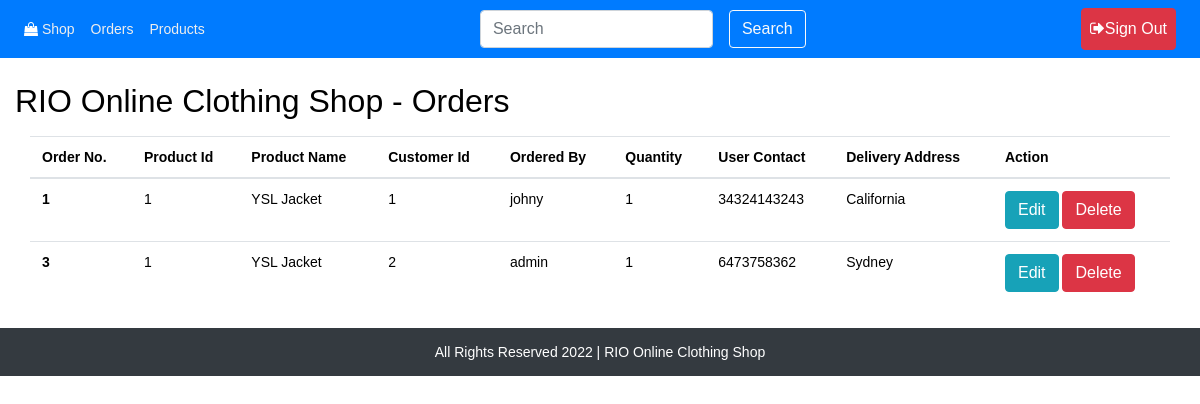
Page /components/order/view.php (signed in) on the committed database.
### tables this page shows
CREATE TABLE IF NOT EXISTS `orders` (
  `id` int(11) NOT NULL AUTO_INCREMENT,
  `p_id` int(8) NOT NULL,
  `p_name` varchar(64) NOT NULL,
  `u_id` int(8) NOT NULL,
  `u_name` varchar(64) NOT NULL,
  `quantity` int(8) NOT NULL,
  `u_address` varchar(64) NOT NULL,
  `u_contact` varchar(16) NOT NULL,
  PRIMARY KEY (`id`),
  KEY `p_id` (`p_id`),
  KEY `u_id` (`u_id`),
  KEY `p_name` (`p_name`),
  KEY `u_name` (`u_name`)
);

### components/order/view.php (the view, shortened to what this page needs)
<?php
$path = $_SERVER['DOCUMENT_ROOT'];
$path .= "/ecom/";
require_once($path . 'connect.php');
if (isset($_SESSION['loggedin']) && $_SESSION['loggedin'] == true && $_SESSION['role'] == 'admin') {
	$ReadSql = "SELECT * FROM `orders`";
}else {
	$u_id = $_SESSION['id'];
	$ReadSql = "SELECT * FROM `orders` WHERE u_id='$u_id'";
}
$res = mysqli_query($connection, $ReadSql);
?>
<?php require($path . 'templates/header.php') ?>
	<div class="container-fluid my-4">
		<div class="row my-2">
			<h2>RIO Online Clothing Shop - Orders</h2>
		</div>
		<table class="table ">
		<thead>
			<tr>
				<th>Order No.</th>
				<th>Product Id</th>
				<th>Product Name</th>
				<th>Customer Id</th>
				<th>Ordered By</th>
				<th>Quantity</th>
				<th>User Contact</th>
				<th>Delivery Address</th>
				<th>Action</th>
			</tr>
		</thead>
		<tbody>
		<?php
		while($r = mysqli_fetch_assoc($res)){
		?>
			<tr>
				<th scope="row"><?php echo $r['id']; ?></th>
				<td><?php echo $r['p_id']; ?></td>
				<td><?php echo $r['p_name']; ?></td>
				<td><?php echo $r['u_id']; ?></td>
				<td><?php echo $r['u_name']; ?></td>
				<td><?php echo $r['quantity']; ?></td>
				<td><?php echo $r['u_contact']; ?></td>
				<td><?php echo $r['u_address']; ?></td>
				<td>
					<a href="update.php?id=<?php echo $r['id']; ?>"><button type="button" class="btn btn-info">Edit</button></a>
					<button type="button" class="btn btn-danger btn-xs" data-toggle="modal" data-target="#myModal<?php echo $r['id']; ?>">Delete</button>
				</td>
			</tr>
		<?php } ?>
		</tbody>
		</table>
	</div>
<?php require($path . 'templates/footer.php') ?>

### css/style.css (style rules this page uses)
* { color: black; }

### templates/header.php (style rules this page uses)
body { font: 14px sans-serif; }

### rows in the picture
orders: id "1", p "1", p_name "YSL Jacket", u "1", u_name "johny", quantity "1", u_contact "34324143243", u_address "California"
orders: id "3", p "1", p_name "YSL Jacket", u "2", u_name "admin", quantity "1", u_contact "6473758362", u_address "Sydney"
